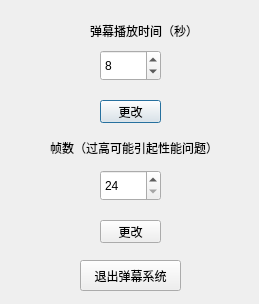
<?xml version="1.0" encoding="UTF-8"?>
<ui version="4.0">
 <class>controlBox</class>
 <widget class="QDialog" name="controlBox">
  <property name="geometry">
   <rect>
    <x>0</x>
    <y>0</y>
    <width>259</width>
    <height>304</height>
   </rect>
  </property>
  <property name="sizePolicy">
   <sizepolicy hsizetype="Fixed" vsizetype="Fixed">
    <horstretch>0</horstretch>
    <verstretch>0</verstretch>
   </sizepolicy>
  </property>
  <property name="contextMenuPolicy">
   <enum>Qt::NoContextMenu</enum>
  </property>
  <property name="windowTitle">
   <string>控制台</string>
  </property>
  <widget class="QLabel" name="label">
   <property name="geometry">
    <rect>
     <x>90</x>
     <y>20</y>
     <width>121</width>
     <height>21</height>
    </rect>
   </property>
   <property name="text">
    <string>弹幕播放时间（秒）</string>
   </property>
  </widget>
  <widget class="QSpinBox" name="spinBox">
   <property name="geometry">
    <rect>
     <x>100</x>
     <y>50</y>
     <width>61</width>
     <height>31</height>
    </rect>
   </property>
   <property name="value">
    <number>8</number>
   </property>
  </widget>
  <widget class="QLabel" name="label_2">
   <property name="geometry">
    <rect>
     <x>50</x>
     <y>140</y>
     <width>171</width>
     <height>16</height>
    </rect>
   </property>
   <property name="text">
    <string>帧数（过高可能引起性能问题）</string>
   </property>
  </widget>
  <widget class="QSpinBox" name="spinBox_2">
   <property name="geometry">
    <rect>
     <x>100</x>
     <y>170</y>
     <width>61</width>
     <height>31</height>
    </rect>
   </property>
   <property name="minimum">
    <number>24</number>
   </property>
   <property name="maximum">
    <number>60</number>
   </property>
  </widget>
  <widget class="QPushButton" name="changePlayTime">
   <property name="geometry">
    <rect>
     <x>100</x>
     <y>100</y>
     <width>61</width>
     <height>23</height>
    </rect>
   </property>
   <property name="sizePolicy">
    <sizepolicy hsizetype="Fixed" vsizetype="Fixed">
     <horstretch>0</horstretch>
     <verstretch>0</verstretch>
    </sizepolicy>
   </property>
   <property name="minimumSize">
    <size>
     <width>61</width>
     <height>23</height>
    </size>
   </property>
   <property name="maximumSize">
    <size>
     <width>61</width>
     <height>23</height>
    </size>
   </property>
   <property name="contextMenuPolicy">
    <enum>Qt::CustomContextMenu</enum>
   </property>
   <property name="text">
    <string>更改</string>
   </property>
  </widget>
  <widget class="QPushButton" name="changeFrame">
   <property name="geometry">
    <rect>
     <x>100</x>
     <y>220</y>
     <width>61</width>
     <height>23</height>
    </rect>
   </property>
   <property name="text">
    <string>更改</string>
   </property>
  </widget>
  <widget class="QPushButton" name="exit">
   <property name="geometry">
    <rect>
     <x>80</x>
     <y>260</y>
     <width>101</width>
     <height>31</height>
    </rect>
   </property>
   <property name="text">
    <string>退出弹幕系统</string>
   </property>
  </widget>
 </widget>
 <layoutdefault spacing="6" margin="11"/>
 <resources/>
 <connections/>
</ui>
